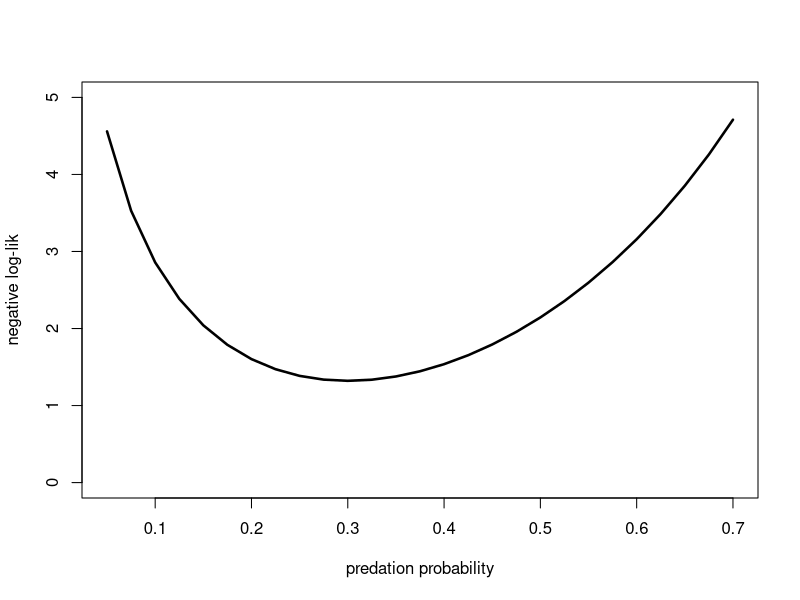
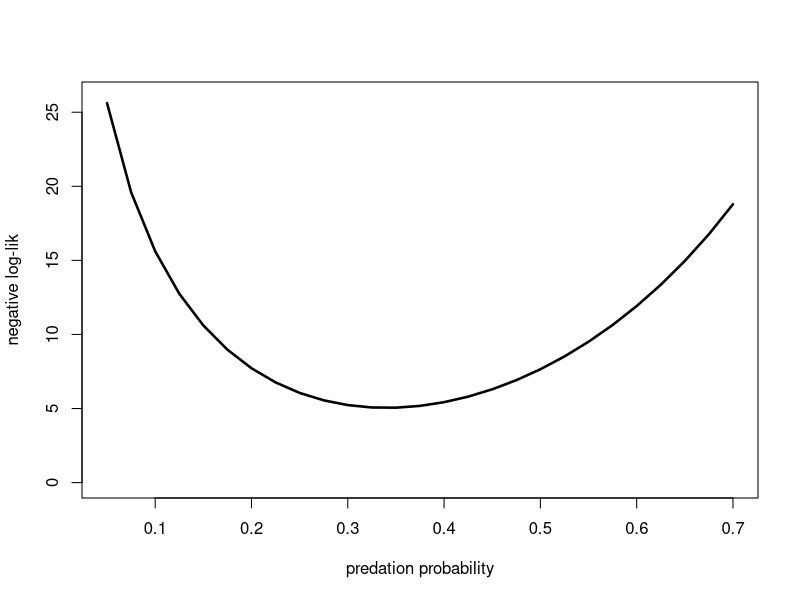

Here is the R script that generated these plots, in order: (Note: this script raises an error after producing the figures.)
## Likelihood Lab Code 


########=============
# QUESTION 1 

p<- seq(0.05,0.7,0.025)
x<- 3
likelihood_mat <- matrix(NA, nrow=length(p), ncol=1)

for(i in 1:length(p)){
  a <- dbinom(x, prob = p[i],  size = 10, log = TRUE)
  likelihood_mat[i]<- a
}

# For each r, sum the negative log likelihoods of each observations
neglik<-(likelihood_mat)*-1

plot(p,neglik, xlab = "predation probability",
     ylab= "negative log-lik", type="l", lwd=2.5, ylim=c(0,5))

# Find r with smallest negative log likelihood
p[which(neglik==min(neglik))]
# p = 0.3

# Add 1.92 to get upper and lower limits of r
min(neglik) + 1.92
# 3.241151

p[3]
p[23]
#####=================
# Question 2: 

x <- c(3,4,10)
trials <- c(10, 15, 25)
p<- seq(0.05,0.7,0.025)
mat<- matrix(NA, nrow=length(p), ncol=3)

for(i in 1:length(p)){
  p_binom<- p[i]
  
  for(j in 1:length(x)){
    x_binom <- x[j]
    size_binom <- trials[j]
    a <- dbinom(x_binom, prob = p_binom, size = size_binom , log = TRUE)
    mat[i,j]<- a
  }
}

row_sums<-rowSums(mat)*-1
p[which(row_sums==min(row_sums))]
# 0.35

plot(p,row_sums, xlab = "predation probability",
     ylab= "negative log-lik", type="l", lwd=2.5, ylim=c(0,26))

min(row_sums) + 1.92
# 6.97649

p[8]
p[18]

#####=================
# Question 3: 

binom.nll <- function(par, thedata, trials) {
  p <- par
  nll <- -sum(dbinom(thedata, 
                             prob = p, 
                             size = trials, 
                             log = TRUE))
  return(nll)
}

p.start <- 0.3
# call optim
soln <- optim(par = p.start,
              fn = binom.nll,
              thedata = thedata,
              trials = trials,
              method = "Brent",
              lower = 0.01,
              upper = 0.99)
p.mle <- soln$par
min.nll <- soln$value


#####=================
# Question 4:

N_dan<- c(46, 44, 79, 39, 37)
t<- 20 
 
nll.fun<- function(pars, N_dan, t){
  r<- pars[1]
  k<- pars[2]
  nll<- -sum(dnbinom(N_dan, size = k, mu = r*t, log=T))
  return(nll)
}

start.pars <- c(0.01, 10)

nb.soln<- optim(par=start.pars, 
                fn=nll.fun,
                t = t,
                N_dan = N_dan,
                method = "Nelder-Mead")

print((nb.soln$par))

### Maximum likelihood estimation of r: 2.45
### Maximum likelihood estimation of k: 15.75

